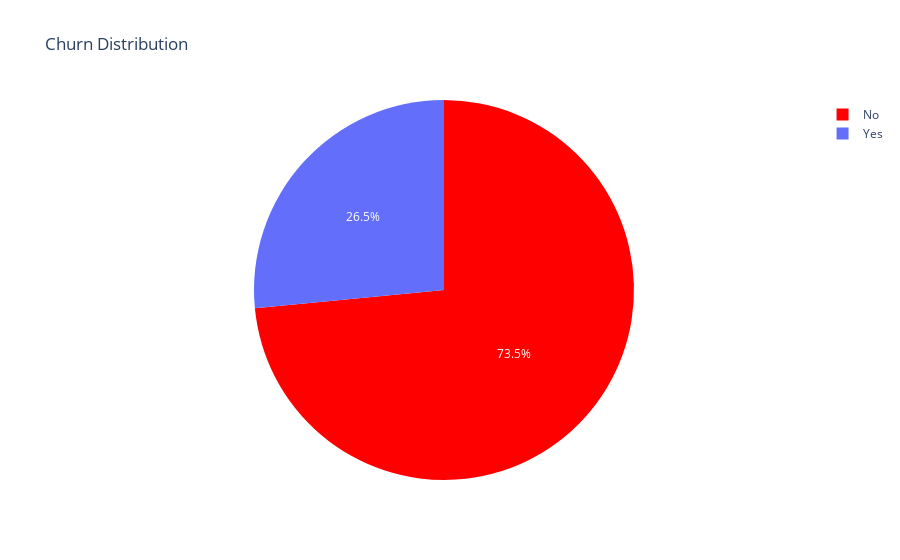

This figure's notebook cell:
### Code cell
#defining data
trace = go.Pie(labels=df["Churn"].value_counts().keys().tolist(), 
                values=df["Churn"].value_counts().values.tolist(), 
                marker=dict(colors=['red']), 
                # Seting values to 
                hoverinfo="value"
              )
data = [trace]
#defining layout
layout = go.Layout(title="Churn Distribution")
#defining figure and plotting
fig = go.Figure(data = data,layout = layout)
iplot(fig)

### Figure 1 — Plotly figure (JSON) as saved in the notebook; plotly's stock layout.template omitted (floating-point values rounded to 4 significant figures)
{"data": [{"hoverinfo": "value", "labels": ["No", "Yes"], "marker": {"colors": ["red"]}, "type": "pie", "values": [5174, 1869]}], "layout": {"title": {"text": "Churn Distribution"}}}
